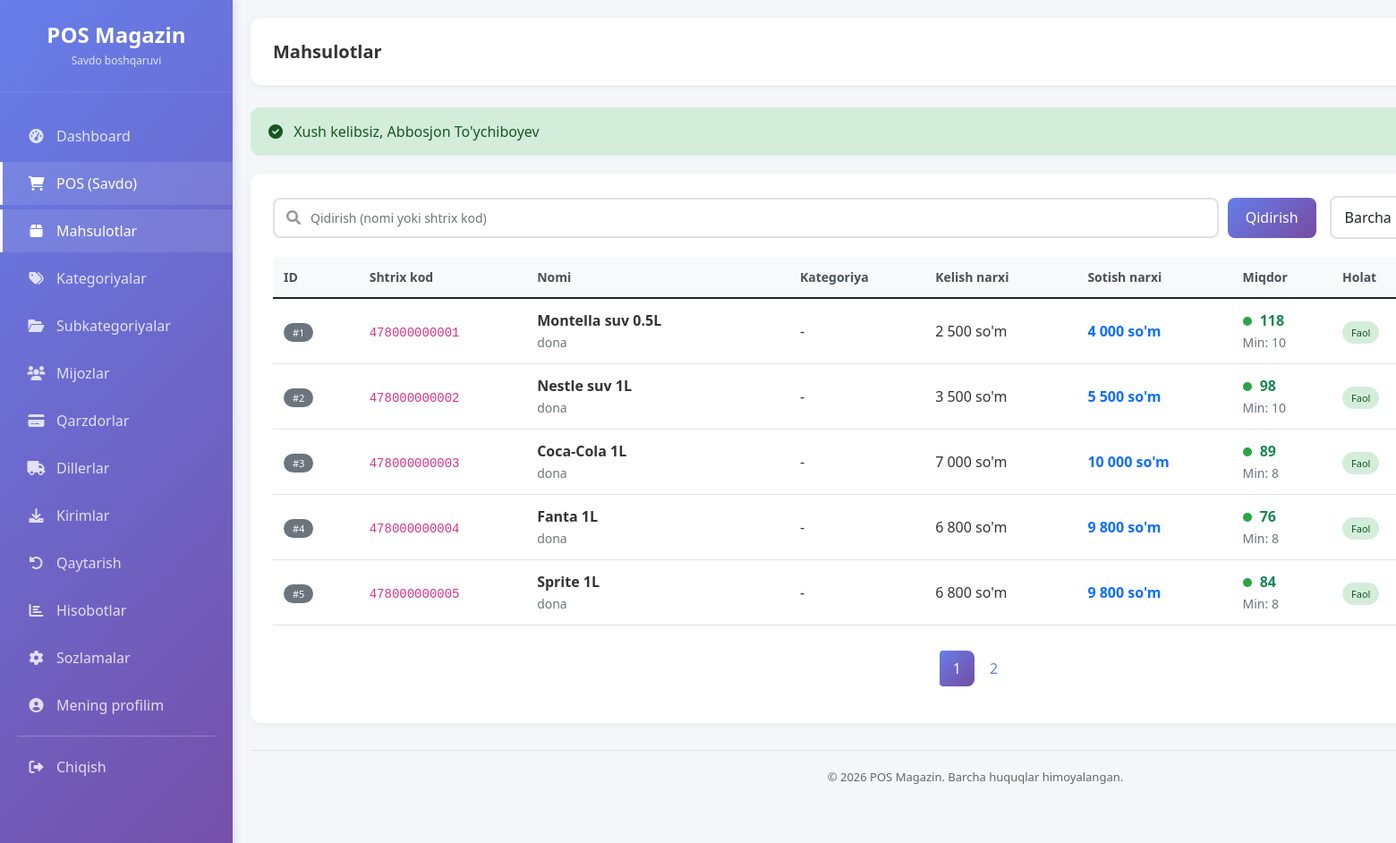
The app's page /products (signed in), older data.
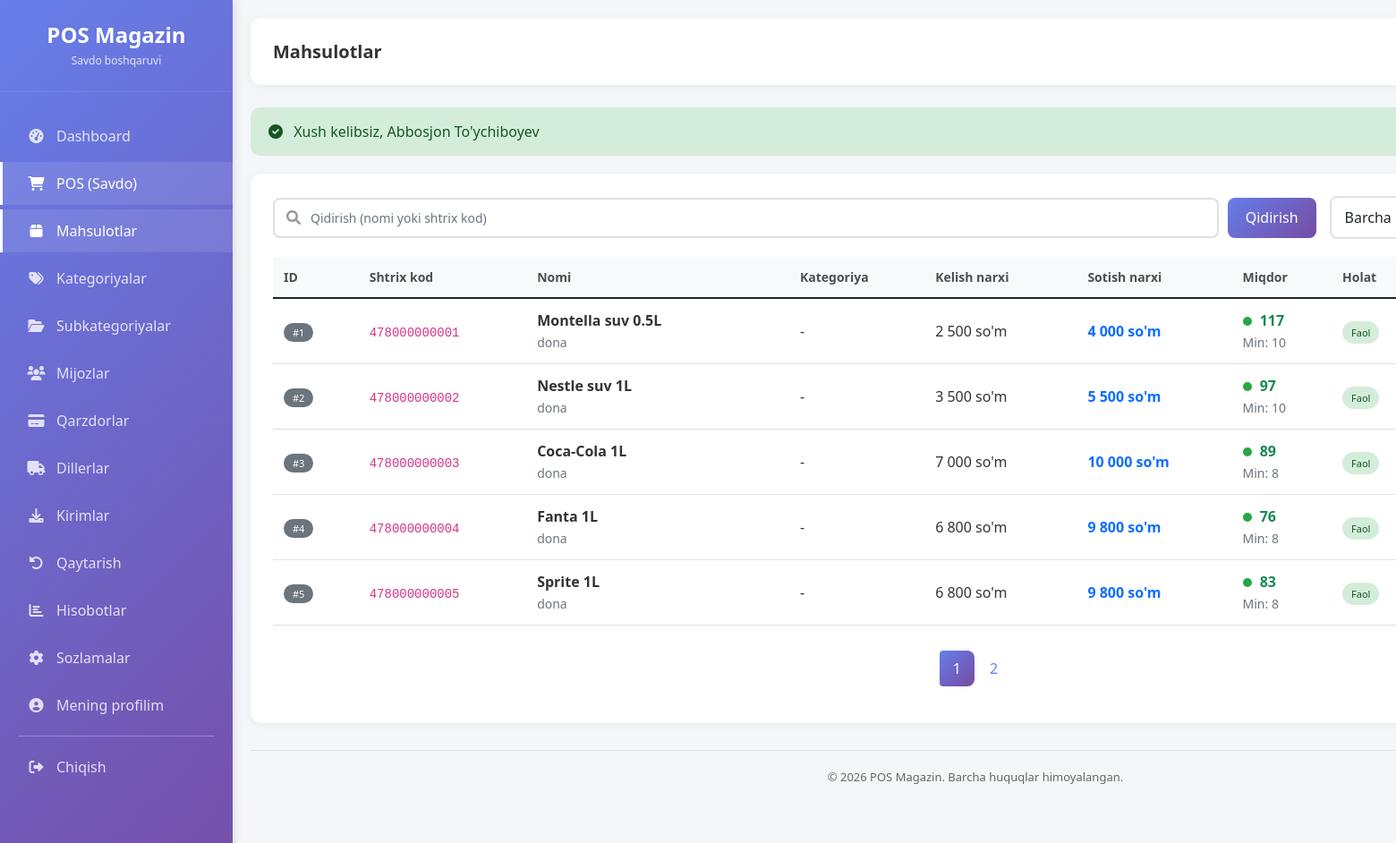
The same page, newer data.
### tables this page shows
CREATE TABLE `mahsulotlar` (
  `id` int(20) UNSIGNED NOT NULL,
  `kategoriya_id` bigint(20) UNSIGNED NOT NULL,
  `subkategoriya_id` bigint(20) UNSIGNED DEFAULT NULL,
  `nomi` varchar(160) NOT NULL,
  `shtrix_kod` varchar(80) NOT NULL,
  `birlik` varchar(30) NOT NULL DEFAULT 'dona',
  `kelish_narxi` decimal(12,2) NOT NULL DEFAULT 0.00,
  `sotish_narxi` decimal(12,2) NOT NULL DEFAULT 0.00,
  `miqdor` int(11) NOT NULL DEFAULT 0,
  `minimal_miqdor` int(11) NOT NULL DEFAULT 0,
  `faol` tinyint(1) NOT NULL DEFAULT 1,
  `yaratilgan_vaqt` timestamp NULL DEFAULT current_timestamp(),
  `yangilangan_vaqt` timestamp NULL DEFAULT current_timestamp() ON UPDATE current_timestamp(),
  `ochirilgan_vaqt` timestamp NULL DEFAULT NULL
);

### app/Controllers/Controller.php (called while the page is built, shortened)
<?php
abstract class Controller {
    protected function view($view, $data = [], $layout = 'main') {
        $viewPath = APP_PATH . '/Views/pages/' . $view . '.php';
        extract($data);
        require $viewPath;
    }
}

### app/Controllers/ProductController.php (called while the page is built, shortened)
<?php
class ProductController extends Controller {
    private $productModel;
    private $categoryModel;
    public function __construct() {
        $this->productModel = new Product();
        $this->categoryModel = new Category();
    }
    public function index() {
        $page = $_GET['page'] ?? 1;
        $search = $_GET['search'] ?? '';
        $categoryId = $_GET['category'] ?? '';
        if ($search) {
            $products = $this->productModel->search($search);
            $pagination = [
                'page' => 1,
                'lastPage' => 1,
                'total' => count($products),
                'perPage' => count($products)
            ];
        } else {
            $conditions = [];
            if (method_exists($this->productModel, 'paginate')) {
                $pagination = $this->productModel->paginate($page, 15, $conditions);
                $products = $pagination['data'];
            }
        }
        $categories = $this->categoryModel->all();
        $this->view('products/index', [
            'products' => $products,
            'categories' => $categories,
            'selectedCategory' => $categoryId,
            'search' => $search,
            'pagination' => $pagination
        ]);
    }
}

### config/database.php (called while the page is built)
<?php
class Database {
    private static $connection = null;
    public static function getInstance() {
        if (self::$connection === null) {
            try {
                $host = getenv('DB_HOST') ?: 'localhost';
                $dbname = getenv('DB_NAME') ?: 'pos_magazin_uz';
                $user = getenv('DB_USER') ?: 'root';
                $pass = getenv('DB_PASS') ?: '';
                $dsn = "mysql:host=$host;dbname=$dbname;charset=utf8";
                self::$connection = new PDO($dsn, $user, $pass);
                self::$connection->setAttribute(PDO::ATTR_ERRMODE, PDO::ERRMODE_EXCEPTION);
            } catch (PDOException $e) {
                die("Database xatosi: " . $e->getMessage());
            }
        }
        return self::$connection;
    }
}

### app/Models/Model.php (called while the page is built, shortened)
<?php
abstract class Model {
    protected $db;
    protected $table;
    public function __construct() {
        $this->db = \Database::getInstance();
    }
    public function paginate($page = 1, $perPage = 20, $conditions = []) {
        $offset = ($page - 1) * $perPage;
        try {
            $stmt = $this->db->prepare("SHOW COLUMNS FROM {$this->table} LIKE 'ochirilgan_vaqt'");
            $stmt->execute();
            $hasSoftDelete = $stmt->fetch() ? true : false;
            $countSql = "SELECT COUNT(*) as total FROM {$this->table}";
            $countWhereClauses = [];
            $countParams = [];
            if ($hasSoftDelete) {
                $countWhereClauses[] = "ochirilgan_vaqt IS NULL";
            }
            if (!empty($countWhereClauses)) {
                $countSql .= " WHERE " . implode(' AND ', $countWhereClauses);
            }
            $stmt = $this->db->prepare($countSql);
            $stmt->execute($countParams);
            $total = $stmt->fetch()['total'];
            $dataSql = "SELECT * FROM {$this->table}";
            $dataWhereClauses = [];
            $dataParams = [];
            if ($hasSoftDelete) {
                $dataWhereClauses[] = "ochirilgan_vaqt IS NULL";
            }
            if (!empty($dataWhereClauses)) {
                $dataSql .= " WHERE " . implode(' AND ', $dataWhereClauses);
            }
            $dataSql .= " LIMIT {$offset}, {$perPage}";
            $stmt = $this->db->prepare($dataSql);
            $stmt->execute($dataParams);
            $data = $stmt->fetchAll();
            return [
                'data' => $data,
                'total' => $total,
                'page' => $page,
                'perPage' => $perPage,
                'lastPage' => ceil($total / $perPage)
            ];
        } catch (\PDOException $e) {
            $countSql = "SELECT COUNT(*) as total FROM {$this->table}";
            $countParams = [];
            if (!empty($conditions)) {
                $whereClauses = [];
                foreach ($conditions as $field => $value) {
                    $whereClauses[] = "{$field} = ?";
                    $countParams[] = $value;
                }
                $countSql .= " WHERE " . implode(' AND ', $whereClauses);
            }
            $stmt = $this->db->prepare($countSql);
            $stmt->execute($countParams);
            $total = $stmt->fetch()['total'];
            $dataSql = "SELECT * FROM {$this->table}";
            $dataParams = [];
            if (!empty($conditions)) {
                $whereClauses = [];
                foreach ($conditions as $field => $value) {
                    $whereClauses[] = "{$field} = ?";
                    $dataParams[] = $value;
                }
                $dataSql .= " WHERE " . implode(' AND ', $whereClauses);
            }
            $dataSql .= " LIMIT {$offset}, {$perPage}";
            $stmt = $this->db->prepare($dataSql);
            $stmt->execute($dataParams);
            $data = $stmt->fetchAll();
            return [
                'data' => $data,
                'total' => $total,
                'page' => $page,
                'perPage' => $perPage,
                'lastPage' => ceil($total / $perPage)
            ];
        }
    }
}

### app/Views/pages/products/index.php (the view, shortened to what the changed rows need)
<div class="content-card">
    <div class="filter-section">
        <form method="GET" class="search-box">
            <input type="text"
                   name="search"
                   class="form-control"
                   placeholder="Qidirish (nomi yoki shtrix kod)"
                   value="<?= htmlspecialchars($search ?? '') ?>">
            <button type="submit" class="btn btn-primary">
                <i class="fas fa-search"></i> Qidirish
            </button>
        </form>
        <div class="filter-box">
            <select name="category" class="form-select" onchange="window.location.href=this.value">
                <option value="/new-pos/products">Barcha kategoriyalar</option>
            </select>
        </div>
    </div>
    <div class="table-responsive">
        <table class="table table-hover">
            <thead>
                <tr>
                    <th>ID</th>
                    <th>Shtrix kod</th>
                    <th>Nomi</th>
                    <th>Kategoriya</th>
                    <th>Kelish narxi</th>
                    <th>Sotish narxi</th>
                    <th>Miqdor</th>
                    <th>Holat</th>
                </tr>
            </thead>
            <tbody>
                <?php if (empty($products)): ?>
                    <tr>
                        <td colspan="9" class="text-center py-4">
                            <i class="fas fa-box-open fa-3x text-muted mb-3"></i>
                            <p class="text-muted">Hech qanday mahsulot topilmadi</p>
                        </td>
                    </tr>
                <?php else: ?>
                    <?php foreach ($products as $product): ?>
                        <?php
                        $stockStatus = 'high';
                        $stockClass = 'stock-high';
                        if ($product['miqdor'] <= 0) {
                            $stockStatus = 'low';
                            $stockClass = 'stock-low';
                        } elseif ($product['miqdor'] <= ($product['minimal_miqdor'] ?? 5)) {
                            $stockStatus = 'medium';
                            $stockClass = 'stock-medium';
                        }
                        ?>
                        <tr>
                            <td><span class="badge bg-secondary">#<?= $product['id'] ?></span></td>
                            <td><code><?= htmlspecialchars($product['shtrix_kod']) ?></code></td>
                            <td>
                                <strong><?= htmlspecialchars($product['nomi']) ?></strong>
                                <br>
                                <small class="text-muted"><?= $product['birlik'] ?? 'dona' ?></small>
                            </td>
                            <td>
                                <?= htmlspecialchars($product['kategoriya_nomi'] ?? '-') ?>
                            </td>
                            <td><?= number_format($product['kelish_narxi'] ?? 0, 0, ',', ' ') ?> so'm</td>
                            <td><strong class="text-primary"><?= number_format($product['sotish_narxi'] ?? 0, 0, ',', ' ') ?> so'm</strong></td>
                            <td>
                                <span class="stock-indicator <?= $stockClass ?>"></span>
                                <span class="fw-bold <?= $stockStatus == 'low' ? 'text-danger' : ($stockStatus == 'medium' ? 'text-warning' : 'text-success') ?>">
                                    <?= $product['miqdor'] ?? 0 ?>
                                </span>
                                <br>
                                <small class="text-muted">Min: <?= $product['minimal_miqdor'] ?? 5 ?></small>
                            </td>
                            <td>
                                <?php if ($product['faol'] ?? 1): ?>
                                    <span class="badge-status badge-success">Faol</span>
                                <?php else: ?>
                                    <span class="badge-status badge-danger">Faol emas</span>
                                <?php endif; ?>
                            </td>
                        </tr>
                    <?php endforeach; ?>
                <?php endif; ?>
            </tbody>
        </table>
    </div>
    <?php if (isset($pagination) && $pagination['lastPage'] > 1): ?>
        <nav>
            <ul class="pagination">
                <?php for ($i = 1; $i <= $pagination['lastPage']; $i++): ?>
                    <li class="page-item <?= $i == $pagination['page'] ? 'active' : '' ?>">
                        <a class="page-link" href="?page=<?= $i ?><?= isset($search) && $search ? '&search=' . urlencode($search) : '' ?><?= isset($selectedCategory) && $selectedCategory ? '&category=' . $selectedCategory : '' ?>">
                            <?= $i ?>
                        </a>
                    </li>
                <?php endfor; ?>
            </ul>
        </nav>
    <?php endif; ?>
</div>

### public/index.php (shortened to what the changed rows need)
<?php
require_once __DIR__ . '/../config/database.php';
spl_autoload_register(function ($class) {
    $prefix = 'App\\';
    $base_dir = APP_PATH . '/';
    $len = strlen($prefix);
    $relative_class = substr($class, $len);
    $file = $base_dir . str_replace('\\', '/', $relative_class) . '.php';
});
$requestUri = $_SERVER['REQUEST_URI'];
$basePath = '/new-pos';
if (strpos($requestUri, $basePath) === 0) {
    $requestUri = substr($requestUri, strlen($basePath));
}
$requestUri = strtok($requestUri, '?');
$requestUri = str_replace('/public', '', $requestUri);
$requestUri = trim($requestUri, '/');
$routesFile = ROUTES_PATH . '/web.php';
$routes = require $routesFile;
$httpMethod = $_SERVER['REQUEST_METHOD'];
$isAjax = (!empty($_SERVER['HTTP_X_REQUESTED_WITH']) &&
    strtolower($_SERVER['HTTP_X_REQUESTED_WITH']) === 'xmlhttprequest');
$dispatchMethods = $isAjax ? ['AJAX', $httpMethod] : [$httpMethod];
route_dispatch($routes, $dispatchMethods, $requestUri);
function route_dispatch($routes, array $methods, $uri) {
    foreach ($methods as $method) {
        foreach ($routes[$method] as $pattern => $handler) {
        $pattern = trim($pattern, '/');
        $regexPattern = preg_replace('/\{[a-zA-Z0-9_]+\}/', '([^/]+)', $pattern);
        $regexPattern = '/^' . str_replace('/', '\/', $regexPattern) . '$/';
        if (preg_match($regexPattern, $uri, $matches)) {
            array_shift($matches);
            list($controller, $action) = $handler;
            $controllerInstance = new $controllerClass();
            call_user_func_array([$controllerInstance, $action], $matches);
            return;
        }
        }
    }
}

Row changes from the older to the newer data that the page shows:
changed mahsulotlar "Montella suv 0.5L": miqdor "118" → "117"
changed mahsulotlar "Nestle suv 1L": miqdor "98" → "97"
changed mahsulotlar "Sprite 1L": miqdor "84" → "83"
